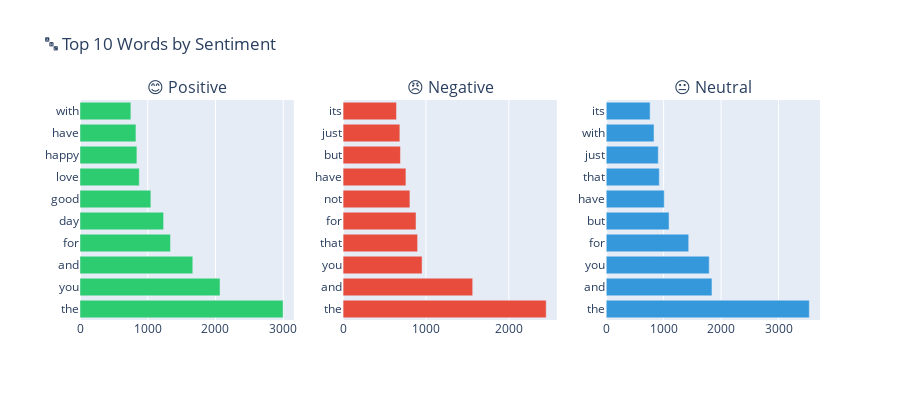

Notebook code cell kept with this figure:
### Code cell
# Visualize top words for each sentiment
fig = make_subplots(rows=1, cols=3, subplot_titles=['😊 Positive', '😠 Negative', '😐 Neutral'])

colors_list = ['#2ecc71', '#e74c3c', '#3498db']

for idx, sentiment in enumerate(['positive', 'negative', 'neutral']):
    texts = df[df['sentiment'] == sentiment]['cleaned_text'].tolist()
    top_words = get_top_words(texts, 10)
    words = [w[0] for w in top_words]
    counts = [w[1] for w in top_words]
    
    fig.add_trace(
        go.Bar(x=counts, y=words, orientation='h', marker_color=colors_list[idx], name=sentiment),
        row=1, col=idx+1
    )

fig.update_layout(height=400, title_text="🔤 Top 10 Words by Sentiment", showlegend=False)
fig.show()

### Figure 1 — Plotly figure (JSON) as saved in the notebook; plotly's stock layout.template omitted (floating-point values rounded to 4 significant figures)
{"data": [{"marker": {"color": "#2ecc71"}, "name": "positive", "orientation": "h", "type": "bar", "x": [2998, 2067, 1665, 1336, 1234, 1046, 875, 840, 826, 751], "xaxis": "x", "y": ["the", "you", "and", "for", "day", "good", "love", "happy", "have", "with"], "yaxis": "y"}, {"marker": {"color": "#e74c3c"}, "name": "negative", "orientation": "h", "type": "bar", "x": [2451, 1564, 953, 899, 880, 806, 758, 692, 685, 644], "xaxis": "x2", "y": ["the", "and", "you", "that", "for", "not", "have", "but", "just", "its"], "yaxis": "y2"}, {"marker": {"color": "#3498db"}, "name": "neutral", "orientation": "h", "type": "bar", "x": [3536, 1841, 1793, 1436, 1094, 1010, 924, 906, 832, 764], "xaxis": "x3", "y": ["the", "and", "you", "for", "but", "have", "that", "just", "with", "its"], "yaxis": "y3"}], "layout": {"annotations": [{"font": {"size": 16}, "showarrow": false, "text": "😊 Positive", "x": 0.1444, "xanchor": "center", "xref": "paper", "y": 1, "yanchor": "bottom", "yref": "paper"}, {"font": {"size": 16}, "showarrow": false, "text": "😠 Negative", "x": 0.5, "xanchor": "center", "xref": "paper", "y": 1, "yanchor": "bottom", "yref": "paper"}, {"font": {"size": 16}, "showarrow": false, "text": "😐 Neutral", "x": 0.8556, "xanchor": "center", "xref": "paper", "y": 1, "yanchor": "bottom", "yref": "paper"}], "height": 400, "showlegend": false, "title": {"text": "🔤 Top 10 Words by Sentiment"}, "xaxis": {"anchor": "y", "domain": [0, 0.2889]}, "xaxis2": {"anchor": "y2", "domain": [0.3556, 0.6444]}, "xaxis3": {"anchor": "y3", "domain": [0.7111, 1]}, "yaxis": {"anchor": "x", "domain": [0, 1]}, "yaxis2": {"anchor": "x2", "domain": [0, 1]}, "yaxis3": {"anchor": "x3", "domain": [0, 1]}}}
